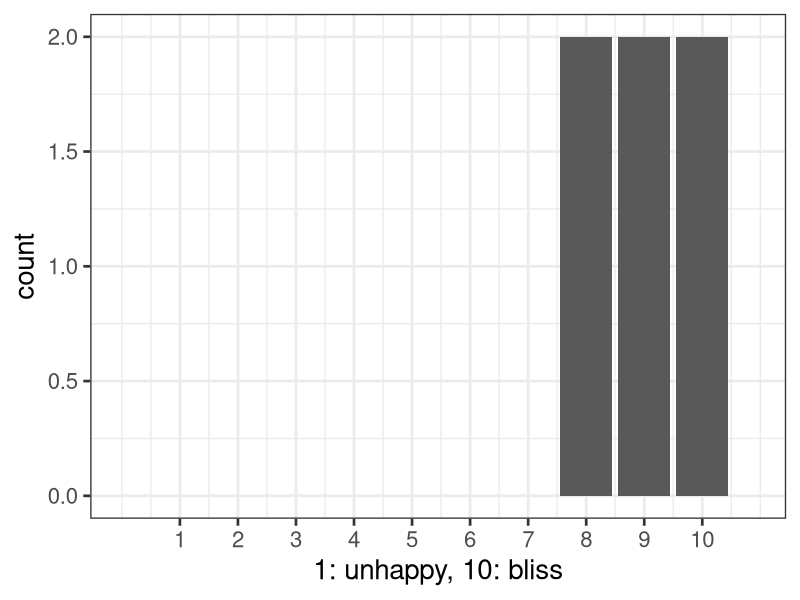
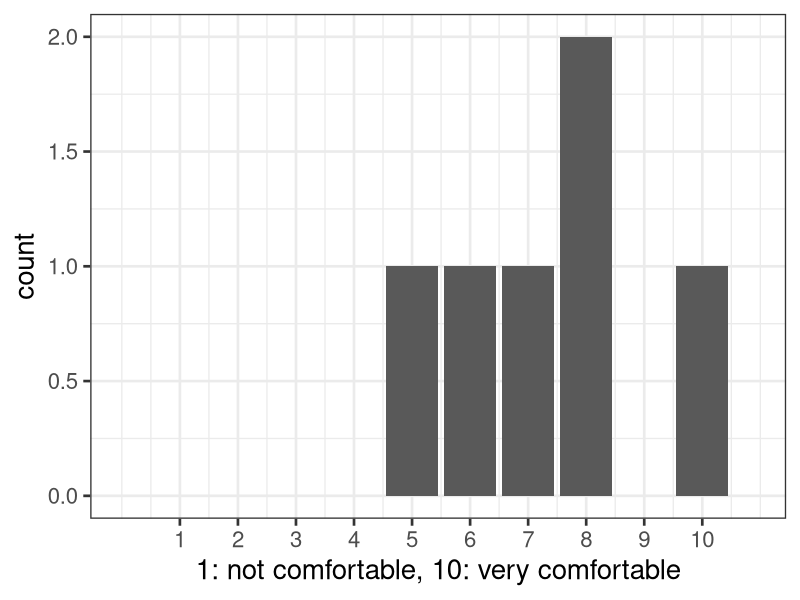
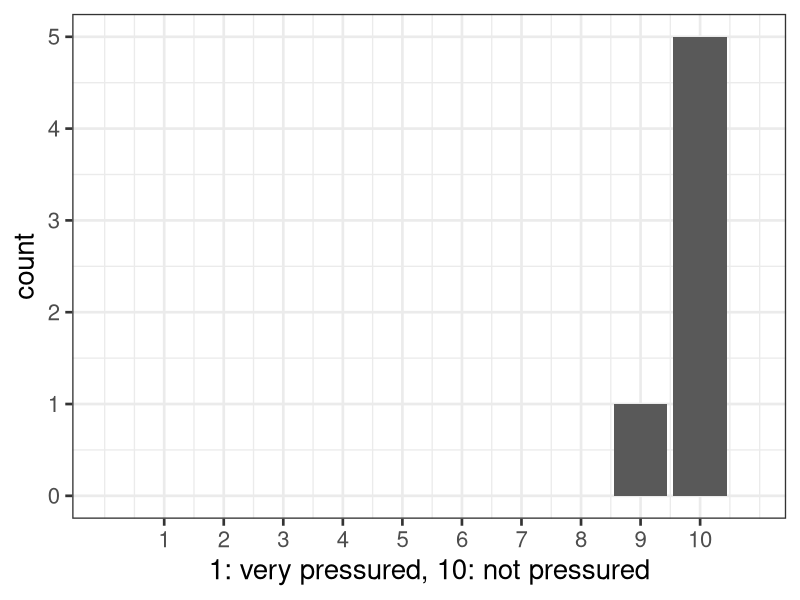
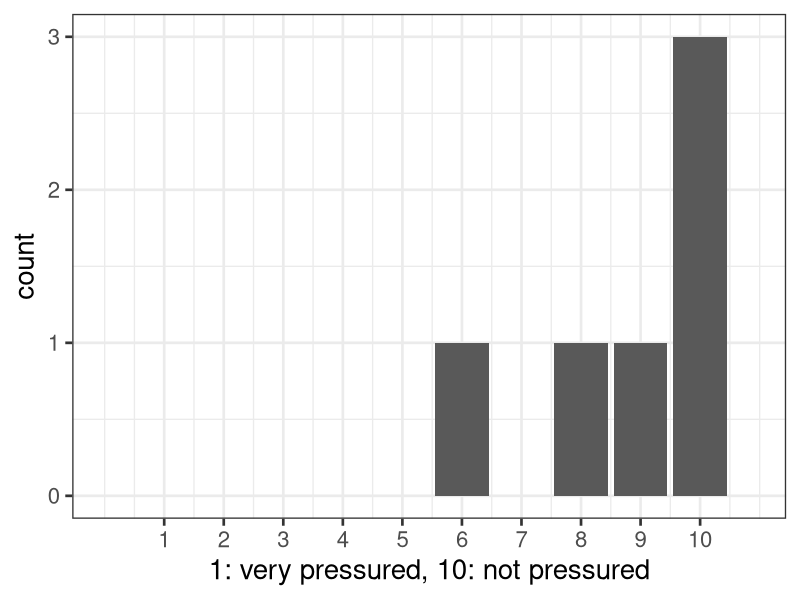
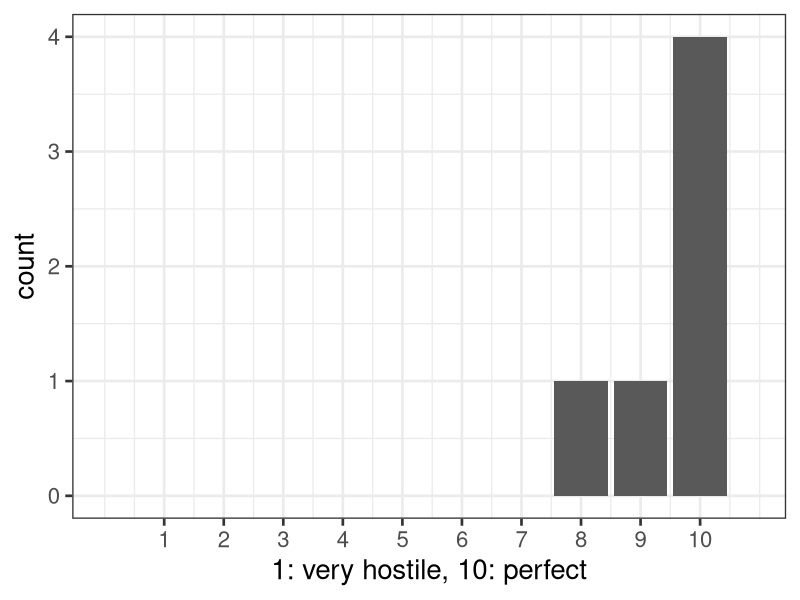
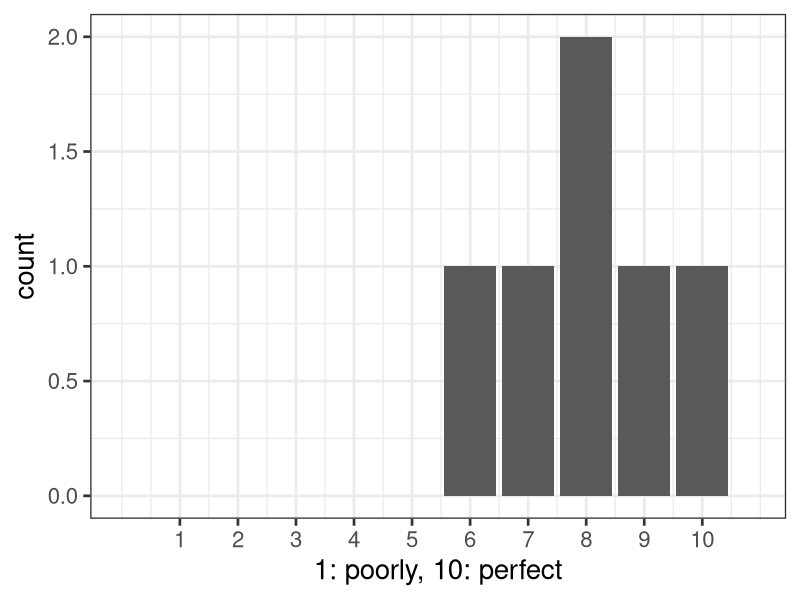
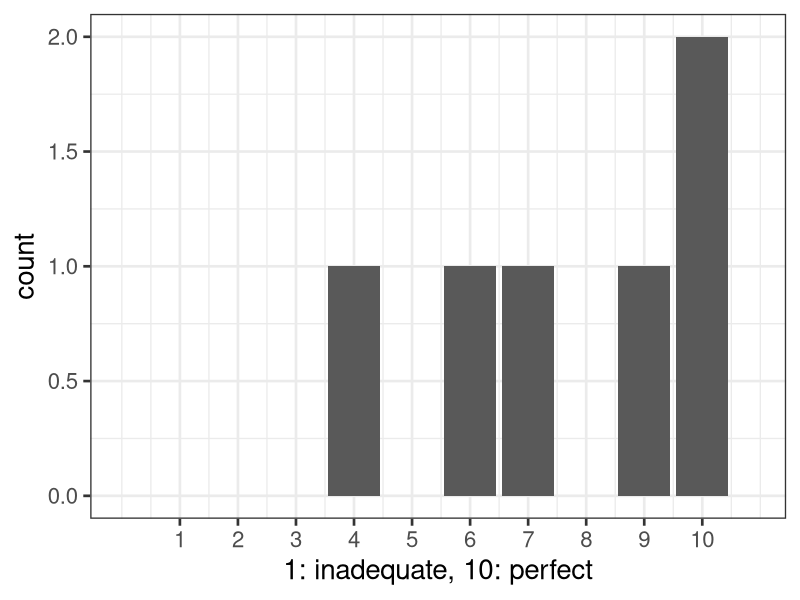
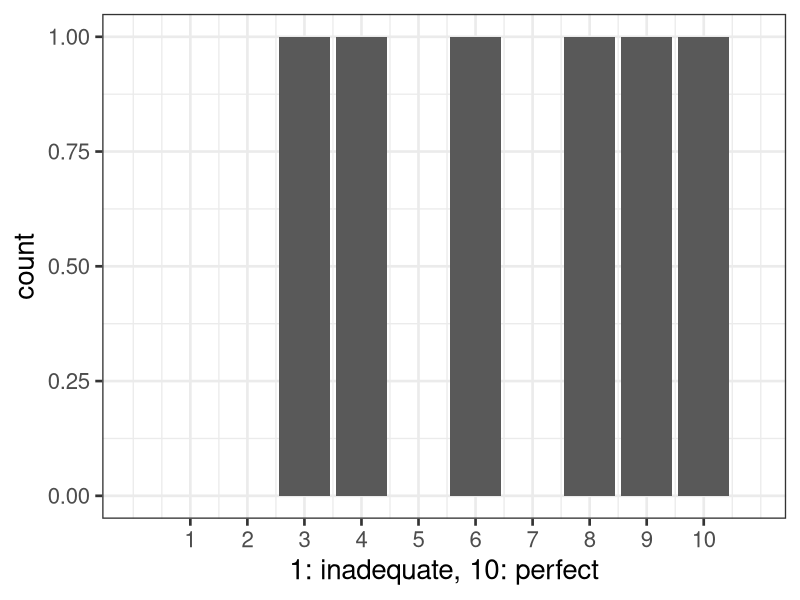

Recreate these plots in R, in order.
## ---- chunk 1
library("ggplot2")
ggplot(data.frame(x = c(8, 8, 9, 9, 10, 10)), aes(x = x)) + geom_bar() + theme_bw(base_size = 20) + xlab("1: unhappy, 10: bliss") + scale_x_continuous(breaks = 1:10, limits = c(0, 10.9))
## ---- chunk 2
library("ggplot2")
ggplot(data.frame(x = c(5, 7, 6, 8, 10, 8)), aes(x = x)) + geom_bar() + theme_bw(base_size = 20) + xlab("1: not comfortable, 10: very comfortable") + scale_x_continuous(breaks = 1:10, limits = c(0, 10.9))
## ---- chunk 3
library("ggplot2")
ggplot(data.frame(x = c(10, 9, 10, 10, 10, 10)), aes(x = x)) + geom_bar() + theme_bw(base_size = 20) + xlab("1: very pressured, 10: not pressured") + scale_x_continuous(breaks = 1:10, limits = c(0, 10.9))
## ---- chunk 4
library("ggplot2")
ggplot(data.frame(x = c(10, 9, 8, 6, 10, 10)), aes(x = x)) + geom_bar() + theme_bw(base_size = 20) + xlab("1: very pressured, 10: not pressured") + scale_x_continuous(breaks = 1:10, limits = c(0, 10.9))
## ---- chunk 5
library("ggplot2")
ggplot(data.frame(x = c(10, 9, 10, 10, 10, 8)), aes(x = x)) + geom_bar() + theme_bw(base_size = 20) + xlab("1: very hostile, 10: perfect") + scale_x_continuous(breaks = 1:10, limits = c(0, 10.9))
## ---- chunk 6
library("ggplot2")
ggplot(data.frame(x = c(6, 8, 8, 9, 10, 7)), aes(x = x)) + geom_bar() + theme_bw(base_size = 20) + xlab("1: poorly, 10: perfect") + scale_x_continuous(breaks = 1:10, limits = c(0, 10.9))
## ---- chunk 7
library("ggplot2")
ggplot(data.frame(x = c(4, 7, 6, 9, 10, 10)), aes(x = x)) + geom_bar() + theme_bw(base_size = 20) + xlab("1: inadequate, 10: perfect") + scale_x_continuous(breaks = 1:10, limits = c(0, 10.9))
## ---- chunk 8
library("ggplot2")
ggplot(data.frame(x = c(4, 6, 3, 9, 10, 8)), aes(x = x)) + geom_bar() + theme_bw(base_size = 20) + xlab("1: inadequate, 10: perfect") + scale_x_continuous(breaks = 1:10, limits = c(0, 10.9))
## ---- chunk 9
library("ggplot2")
ggplot(data.frame(x = c(9, 9, 8, 10, 10, 10)), aes(x = x)) + geom_bar() + theme_bw(base_size = 20) + xlab("1: useless, 10: perfect") + scale_x_continuous(breaks = 1:10, limits = c(0, 10.9))
## ---- chunk 10
library("ggplot2")
ggplot(data.frame(x = c(10, 9, 9, 10, 10, 10)), aes(x = x)) + geom_bar() + theme_bw(base_size = 20) + xlab("1: poorly, 10: perfect") + scale_x_continuous(breaks = 1:10, limits = c(0, 10.9))
## ---- chunk 11
library("ggplot2")
ggplot(data.frame(x = c(6, 9, 7, 10, 10, 10)), aes(x = x)) + geom_bar() + theme_bw(base_size = 20) + xlab("1: difficult, 10: easy") + scale_x_continuous(breaks = 1:10, limits = c(0, 10.9))
## ---- chunk 12
library("ggplot2")
ggplot(data.frame(x = c(6, 9, 8, 10, 10, 10)), aes(x = x)) + geom_bar() + theme_bw(base_size = 20) + xlab("1: difficult, 10: easy") + scale_x_continuous(breaks = 1:10, limits = c(0, 10.9))
## ---- chunk 13
library("ggplot2")
ggplot(data.frame(x = c(5, 7, 8, 8, 10, 10)), aes(x = x)) + geom_bar() + theme_bw(base_size = 20) + xlab("1: useless, 10: perfect") + scale_x_continuous(breaks = 1:10, limits = c(0, 10.9))
## ---- chunk 14
library("ggplot2")
ggplot(data.frame(x = c(7, 9, 6, 10, 10, 10)), aes(x = x)) + geom_bar() + theme_bw(base_size = 20) + xlab("1: useless, 10: perfect") + scale_x_continuous(breaks = 1:10, limits = c(0, 10.9))
## ---- chunk 15
library("ggplot2")
ggplot(data.frame(x = c(6, 7, 8, 8, 10, 10)), aes(x = x)) + geom_bar() + theme_bw(base_size = 20) + xlab("1: useless, 10: perfect") + scale_x_continuous(breaks = 1:10, limits = c(0, 10.9))
## ---- chunk 16
library("ggplot2")
ggplot(data.frame(x = c(8, 8, 7, 10, 10, 10)), aes(x = x)) + geom_bar() + theme_bw(base_size = 20) + xlab("1: constrained, 10: completely free") + scale_x_continuous(breaks = 1:10, limits = c(0, 10.9))
## ---- chunk 17
library("ggplot2")
ggplot(data.frame(x = c(4, 5, 5, 8, 10, 7)), aes(x = x)) + geom_bar() + theme_bw(base_size = 20) + xlab("1: not at all, 10: extremely") + scale_x_continuous(breaks = 1:10, limits = c(0, 10.9))
## ---- chunk 18
library("ggplot2")
ggplot(data.frame(x = c(9, 10, 10, 10, 10, 10)), aes(x = x)) + geom_bar() + theme_bw(base_size = 20) + xlab("1: inadequate, 10: perfect") + scale_x_continuous(breaks = 1:10, limits = c(0, 10.9))
## ---- chunk 19
library("ggplot2")
ggplot(data.frame(x = c(4, 8, 6, 6, 10, 10)), aes(x = x)) + geom_bar() + theme_bw(base_size = 20) + xlab("1: impossible, 10: perfect") + scale_x_continuous(breaks = 1:10, limits = c(0, 10.9))
## ---- chunk 20
library("ggplot2")
ggplot(data.frame(x = c(10, 9, 7, 8, 10, 10)), aes(x = x)) + geom_bar() + theme_bw(base_size = 20) + xlab("1: inadequate, 10: perfect") + scale_x_continuous(breaks = 1:10, limits = c(0, 10.9))
## ---- chunk 21
library("ggplot2")
ggplot(data.frame(x = c(8, 9, 5, 10, 10, 5)), aes(x = x)) + geom_bar() + theme_bw(base_size = 20) + xlab("1: inadequate, 10: perfect") + scale_x_continuous(breaks = 1:10, limits = c(0, 10.9))
## ---- chunk 22
library("ggplot2")
ggplot(data.frame(x = c(5, 9, 9, 10, 10, 10)), aes(x = x)) + geom_bar() + theme_bw(base_size = 20) + xlab("1: inadequate, 10: perfect") + scale_x_continuous(breaks = 1:10, limits = c(0, 10.9))
